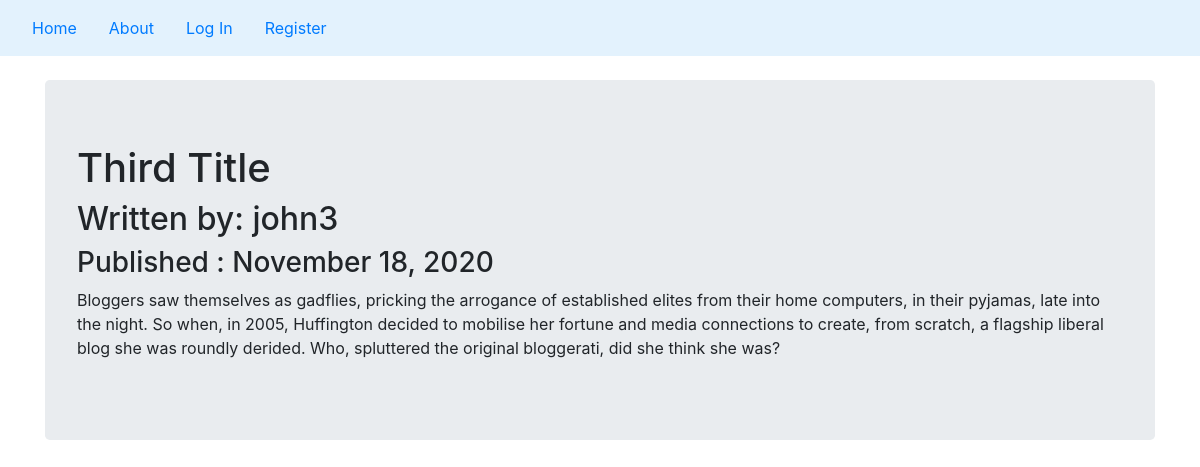
/4, run on the app's committed database.
### peoplecompanyblog/models.py (models this page shows, shortened)
class BlogPost(db.Model):
     users = db.relationship(User)
     id = db.Column(db.Integer,primary_key=True)
     user_id = db.Column(db.Integer,db.ForeignKey('users.id'),nullable=False)
     date = db.Column(db.DateTime,nullable=False,default=datetime.utcnow)
     title = db.Column(db.String(140),nullable=False)
     text = db.Column(db.Text,nullable=False)

class User(db.Model,UserMixin):
    __tablename__ = 'users'
    id = db.Column(db.Integer,primary_key=True)
    profile_image = db.Column(db.String(20),nullable=False,default='default_profile.png')
    email = db.Column(db.String(64),unique=True,index=True)
    username = db.Column(db.String(64),unique=True,index=True)
    password = db.Column(db.String(128))
    posts = db.relationship('BlogPost',backref='author',lazy=True)

### peoplecompanyblog/users/views.py (the view)
@users.route("/<username>")
def user_posts(username):
    page = request.args.get('page',1,type=int)
    user = User.query.filter_by(username=username).first_or_404()
    blog_posts = BlogPost.query.filter_by(author=user).order_by(BlogPost.date.desc()).paginate(page=page,per_page=5)
    return render_template('user_blog_posts.html',blog_posts=blog_posts,user=user)

### peoplecompanyblog/blog_posts/views.py (called while the page is built)
@blog_posts.route('/<int:blog_post_id>')
def blog_post(blog_post_id):
    blog_post = BlogPost.query.get_or_404(blog_post_id)
    return render_template('blog_post.html', title=blog_post.title, date=blog_post.date, post=blog_post)

### peoplecompanyblog/templates/blog_post.html (shortened to what this page needs)
{% extends "base.html" %}
{% block content %}
<div class="jumbotron">
     <h1>{{post.title}}</h1>
     <h2> Written by: {{ post.author.username }}</h2>
     <h3> Published : {{ post.date.strftime('%B %d, %Y') }} </h3>
     <p> {{ post.text }}  </p>
</div>
{% endblock %}

### data on the page
BlogPost: title "Third Title", date "November 18, 2020", text "Bloggers saw themselves as gadflies, pricking the arrogance of established elites from their home computers, in their pyjamas, late into the night. So when, in 2005, Huffington decided to mobilise her fortune and media connections to create, from scratch, a flagship liberal blog she was roundly derided. Who, spluttered the original bloggerati, did she think she was?"
User: author.username "john3"
